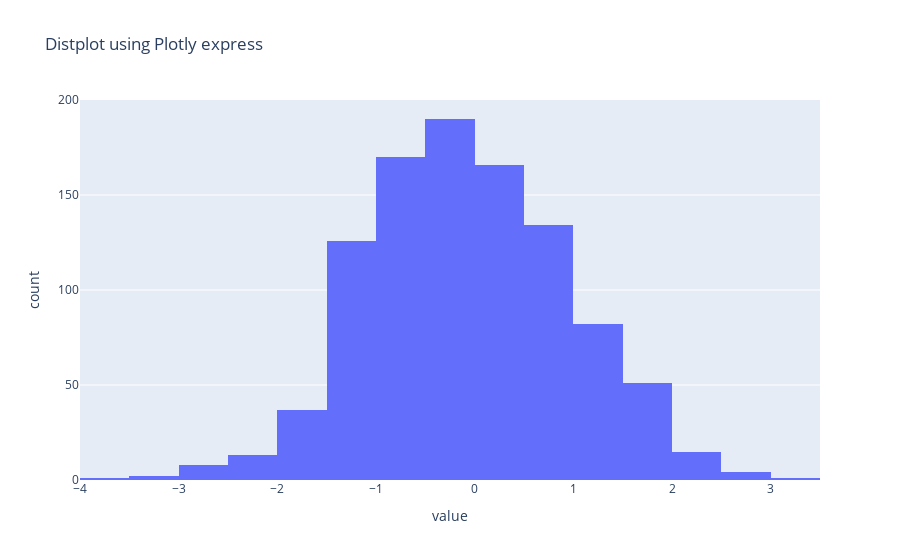

Source (notebook cell):
### Markdown cell above
## Q5. What is Distplot? Using Plotly express, plot a distplot.

### Code cell
#Ans ==
import plotly.express as px

# Create a sample dataset
import numpy as np
data = np.random.randn(1000)

# Plot distplot using Plotly express
fig = px.histogram(data, nbins=30, title="Distplot using Plotly express")
fig.update_layout(showlegend=False)
fig.show()

### Figure 1 — Plotly figure (JSON) as saved in the notebook; plotly's stock layout.template omitted (floating-point values rounded to 4 significant figures; data arrays with more than 128 entries replaced by an {"elided": "..."} marker saying what was removed)
{"data": [{"alignmentgroup": "True", "bingroup": "x", "hovertemplate": "variable=0<br>value=%{x}<br>count=%{y}<extra></extra>", "legendgroup": "0", "marker": {"color": "#636efa", "pattern": {"shape": ""}}, "name": "0", "nbinsx": 30, "offsetgroup": "0", "orientation": "v", "showlegend": true, "type": "histogram", "x": {"elided": "1000 float values"}, "xaxis": "x", "yaxis": "y"}], "layout": {"autosize": true, "barmode": "relative", "legend": {"title": {"text": "variable"}, "tracegroupgap": 0}, "showlegend": false, "title": {"text": "Distplot using Plotly express"}, "xaxis": {"anchor": "y", "autorange": true, "domain": [0, 1], "range": [-4, 3.5], "title": {"text": "value"}, "type": "linear"}, "yaxis": {"anchor": "x", "autorange": true, "domain": [0, 1], "range": [0, 200], "title": {"text": "count"}}}}
